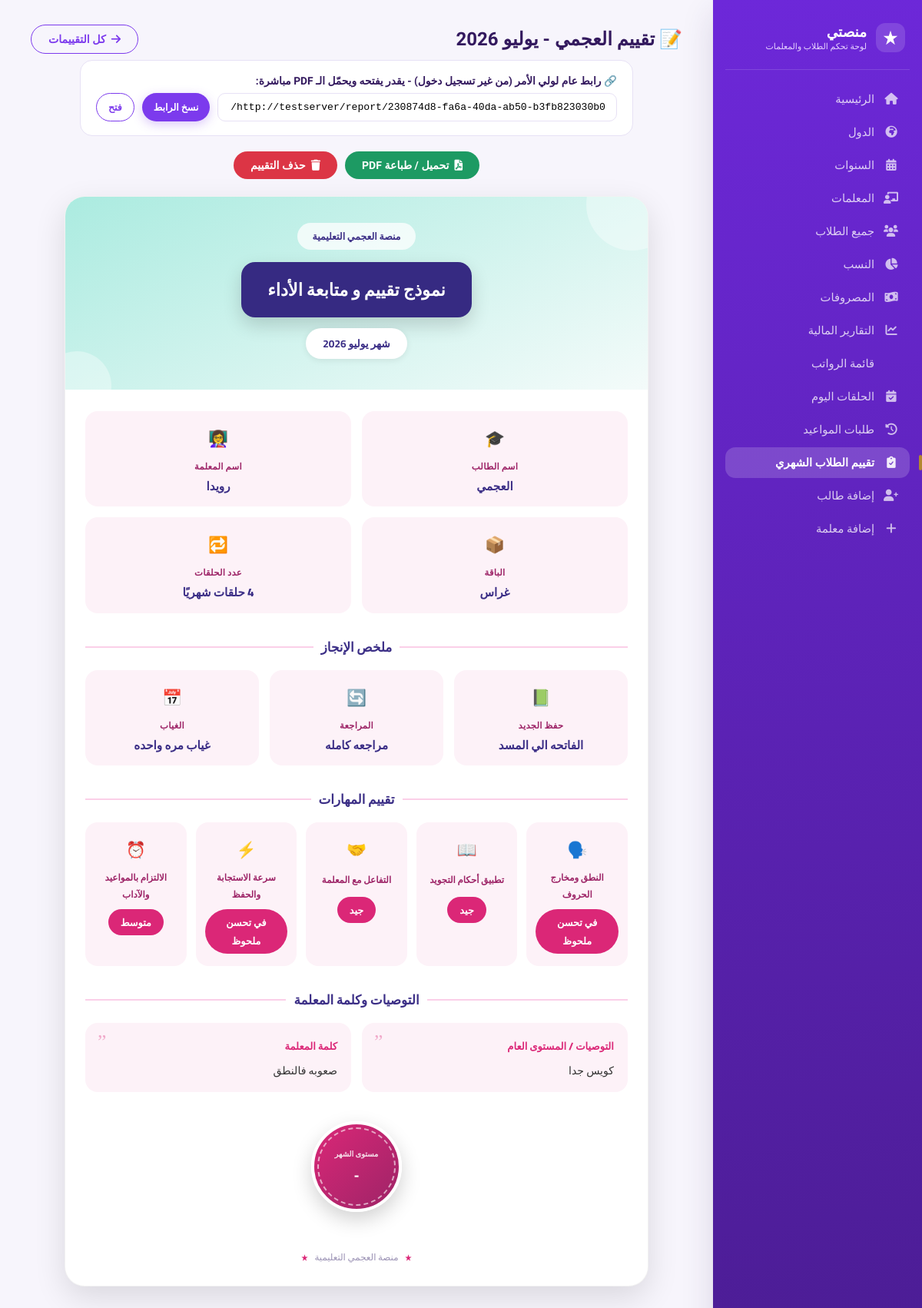
Screenshot of /evaluation/1/ (signed in) with the database file from the repository.
### core/models.py (models this page shows, shortened)
class MonthlyEvaluation(models.Model):
    TEMPLATE_CHOICES = [
        ('teal_pink', 'تركواز ووردي'),
        ('violet', 'بنفسجي (هوية المنصة)'),
        ('sunny', 'أصفر وبرتقالي دافئ'),
    ]
    student = models.ForeignKey(Student, on_delete=models.CASCADE, related_name='evaluations', verbose_name="الطالب")
    public_token = models.UUIDField(default=uuid.uuid4, unique=True, editable=False, verbose_name="رمز المشاركة العام")
    student_name = models.CharField(max_length=255, verbose_name="اسم الطالب")
    teacher_name = models.CharField(max_length=255, blank=True, null=True, verbose_name="اسم المعلمة")
    package_name = models.CharField(max_length=100, blank=True, null=True, verbose_name="الباقة")
    lessons_count = models.PositiveIntegerField(default=4, verbose_name="عدد الحلقات")
    month_label = models.CharField(max_length=30, verbose_name="الشهر")
    memorization_progress = models.CharField(max_length=255, blank=True, null=True, verbose_name="مقدار حفظ الجديد")
    review_progress = models.CharField(max_length=255, blank=True, null=True, verbose_name="مقدار المراجعة")
    absences = models.CharField(max_length=255, blank=True, null=True, verbose_name="عدد مرات الغياب")
    pronunciation_rating = models.CharField(max_length=100, blank=True, null=True, verbose_name="النطق ومخارج الحروف")
    tajweed_rating = models.CharField(max_length=100, blank=True, null=True, verbose_name="تطبيق أحكام التجويد")
    interaction_rating = models.CharField(max_length=100, blank=True, null=True, verbose_name="التفاعل مع المعلمة")
    response_speed_rating = models.CharField(max_length=100, blank=True, null=True, verbose_name="سرعة الاستجابة والحفظ")
    commitment_rating = models.CharField(max_length=100, blank=True, null=True, verbose_name="الالتزام بالمواعيد والآداب")
    recommendations = models.TextField(blank=True, null=True, verbose_name="التوصيات / المستوى العام")
    teacher_comment = models.TextField(blank=True, null=True, verbose_name="كلمة المعلمة")
    month_rating = models.CharField(max_length=100, blank=True, null=True, verbose_name="مستوى الشهر")
    template = models.CharField(max_length=20, choices=TEMPLATE_CHOICES, default='teal_pink', verbose_name="شكل النموذج")
    created_at = models.DateTimeField(auto_now_add=True, verbose_name="تاريخ الإنشاء")
    class Meta:
        verbose_name = "تقييم شهري"
        verbose_name_plural = "التقييمات الشهرية"
        ordering = ['-created_at']

### core/views.py (the view)
# urls.py: path('evaluation/<int:evaluation_id>/', views.evaluation_detail, name='evaluation_detail'),
@staff_member_required
def evaluation_detail(request, evaluation_id):
    evaluation = get_object_or_404(MonthlyEvaluation, pk=evaluation_id)
    public_url = request.build_absolute_uri(reverse('public_evaluation', args=[evaluation.public_token]))
    return render(request, 'core/evaluation_detail.html', {'evaluation': evaluation, 'public_url': public_url})

### templates/core/evaluation_detail.html (shortened to what this page needs)
{% extends 'core/base.html' %}
{% block content %}
<div class="page-header">
    <div class="page-title">📝 تقييم {{ evaluation.student_name }} - {{ evaluation.month_label }}</div>
    <a href="{% url 'evaluations_list' %}" class="btn btn-outline"><i class="fas fa-arrow-right"></i> كل التقييمات</a>
</div>
<div class="eval-link-box">
    <label class="form-label" style="margin-bottom:8px; display:block;">🔗 رابط عام لولي الأمر (من غير تسجيل دخول) - يقدر يفتحه ويحمّل الـ PDF مباشرة:</label>
    <div class="eval-link-row">
        <input type="text" id="publicLinkInput" value="{{ public_url }}" readonly>
        <button type="button" class="btn btn-primary btn-sm" onclick="copyPublicLink()">نسخ الرابط</button>
        <a href="{{ public_url }}" target="_blank" class="btn btn-outline btn-sm">فتح</a>
    </div>
</div>
<div class="eval-actions-row">
    <button onclick="window.open('{{ public_url }}', '_blank')" class="btn btn-success"><i class="fas fa-file-pdf"></i> تحميل / طباعة PDF</button>
    <form method="POST" action="{% url 'delete_evaluation' evaluation.id %}" onsubmit="return confirm('تأكيد حذف التقييم ده؟');">
        <button type="submit" class="btn btn-danger"><i class="fas fa-trash"></i> حذف التقييم</button>
    </form>
</div>
{% include 'core/_evaluation_report.html' %}
{% endblock %}

### templates/core/_evaluation_report.html (shortened to what this page needs)
<div class="eval-report theme-{{ evaluation.template|default:'teal_pink' }}" id="evalReportRoot">
    <div class="eval-header">
        <span class="eval-brand-pill">منصة العجمي التعليمية</span><br>
        <span class="eval-title">نموذج تقييم و متابعة الأداء</span><br>
        <span class="eval-month-pill">شهر <span id="rpt-month">{{ evaluation.month_label|default:"-" }}</span></span>
    </div>
    <div class="eval-body">
        <div class="eval-grid cols-2">
            <div class="eval-card">
                <div class="icon">🎓</div>
                <div class="label">اسم الطالب</div>
                <div class="value" id="rpt-student-name">{{ evaluation.student_name|default:"-" }}</div>
            </div>
            <div class="eval-card">
                <div class="icon">👩‍🏫</div>
                <div class="label">اسم المعلمة</div>
                <div class="value" id="rpt-teacher-name">{{ evaluation.teacher_name|default:"-" }}</div>
            </div>
            <div class="eval-card">
                <div class="icon">📦</div>
                <div class="label">الباقة</div>
                <div class="value" id="rpt-package">{{ evaluation.package_name|default:"-" }}</div>
            </div>
            <div class="eval-card">
                <div class="icon">🔁</div>
                <div class="label">عدد الحلقات</div>
                <div class="value"><span id="rpt-lessons">{{ evaluation.lessons_count|default:"-" }}</span> حلقات شهريًا</div>
            </div>
        </div>
        <div class="eval-section-title">ملخص الإنجاز</div>
        <div class="eval-grid cols-3">
            <div class="eval-card">
                <div class="icon">📗</div>
                <div class="label">حفظ الجديد</div>
                <div class="value" id="rpt-memorization">{{ evaluation.memorization_progress|default:"-" }}</div>
            </div>
            <div class="eval-card">
                <div class="icon">🔄</div>
                <div class="label">المراجعة</div>
                <div class="value" id="rpt-review">{{ evaluation.review_progress|default:"-" }}</div>
            </div>
            <div class="eval-card">
                <div class="icon">📅</div>
                <div class="label">الغياب</div>
                <div class="value" id="rpt-absences">{{ evaluation.absences|default:"-" }}</div>
            </div>
        </div>
        <div class="eval-section-title">تقييم المهارات</div>
        <div class="eval-skills-grid">
            <div class="eval-skill-card">
                <div class="icon">🗣️</div>
                <div class="title">النطق ومخارج الحروف</div>
                <span class="eval-skill-pill" id="rpt-pronunciation">{{ evaluation.pronunciation_rating|default:"-" }}</span>
            </div>
            <div class="eval-skill-card">
                <div class="icon">📖</div>
                <div class="title">تطبيق أحكام التجويد</div>
                <span class="eval-skill-pill" id="rpt-tajweed">{{ evaluation.tajweed_rating|default:"-" }}</span>
            </div>
            <div class="eval-skill-card">
                <div class="icon">🤝</div>
                <div class="title">التفاعل مع المعلمة</div>
                <span class="eval-skill-pill" id="rpt-interaction">{{ evaluation.interaction_rating|default:"-" }}</span>
            </div>
            <div class="eval-skill-card">
                <div class="icon">⚡</div>
                <div class="title">سرعة الاستجابة والحفظ</div>
                <span class="eval-skill-pill" id="rpt-response-speed">{{ evaluation.response_speed_rating|default:"-" }}</span>
            </div>
            <div class="eval-skill-card">
                <div class="icon">⏰</div>
                <div class="title">الالتزام بالمواعيد والآداب</div>
                <span class="eval-skill-pill" id="rpt-commitment">{{ evaluation.commitment_rating|default:"-" }}</span>
            </div>
        </div>
        {% if evaluation.recommendations or evaluation.teacher_comment %}
        <div class="eval-section-title">التوصيات وكلمة المعلمة</div>
        <div class="eval-quotes">
            <div class="eval-quote">
                <span class="q-mark">”</span>
                <div class="q-title">التوصيات / المستوى العام</div>
                <p class="q-text" id="rpt-recommendations">{{ evaluation.recommendations|default:"-" }}</p>
            </div>
            <div class="eval-quote">
                <span class="q-mark">”</span>
                <div class="q-title">كلمة المعلمة</div>
                <p class="q-text" id="rpt-teacher-comment">{{ evaluation.teacher_comment|default:"-" }}</p>
            </div>
        </div>
        {% endif %}
    </div>
    <div class="eval-seal-wrap">
        <div class="eval-seal">
            <span class="seal-label">مستوى الشهر</span>
            <span class="seal-value" id="rpt-month-rating">{{ evaluation.month_rating|default:"-" }}</span>
        </div>
    </div>
    <div class="eval-footer"><span class="star-mark"></span> منصة العجمي التعليمية <span class="star-mark"></span></div>
</div>

### templates/core/base.html (style rules this page uses)
:root { --violet-50: #F7F5FC; --violet-100: #EEE9FA; --violet-200: #DDD3F5; --violet-400: #A78BFA; --violet-500: #8B5CF6; --violet-600: #7C3AED; --violet-700: #6D28D9; --ink: #33195E; --ink-muted: #746A93; --gold: #B4872E; --gold-soft: #FBF2E2; --green: #1D9A63; --green-soft: #E5F7EE; --red: #DC3545; --red-soft: #FDEBEC; --amber: #B87F16; --amber-soft: #FCF3DC; --paper: #FFFFFF; --page-bg: var(--violet-50); --border: #E7E1F5; --radius-sm: 10px; --radius-md: 16px; --radius-lg: 22px; --radius-pill: 999px; --shadow-sm: 0 1px 2px rgba(51, 25, 94, 0.06); --shadow-md: 0 8px 24px rgba(51, 25, 94, 0.08); --shadow-lg: 0 16px 40px rgba(51, 25, 94, 0.14); --font-display: 'Cairo', sans-serif; --font-body: 'Tajawal', sans-serif; }
* { margin: 0; padding: 0; box-sizing: border-box; }
body { font-family: var(--font-body); background: var(--page-bg); color: var(--ink); display: flex; min-height: 100vh; -webkit-font-smoothing: antialiased; }
a { color: inherit; }
.star-mark { display:inline-block; width: 14px; height: 14px; flex-shrink: 0; background-color: currentColor; -webkit-mask-size: contain; mask-size: contain; }
.page-header { display:flex; align-items:center; justify-content:space-between; flex-wrap:wrap; gap:14px; margin-bottom:8px; }
.page-title { display:flex; align-items:center; gap:10px; font-weight:800; font-size:1.5rem; color:var(--ink); }
.btn { display: inline-flex; align-items:center; gap:7px; padding: 10px 22px; border-radius: 30px; font-weight: 700; text-decoration: none; font-size: 0.88rem; transition: .18s ease; border: none; cursor: pointer; font-family: var(--font-body); }
.btn-primary { background: var(--violet-600); color: #fff; box-shadow: 0 4px 14px rgba(124,58,237,.28); }
.btn-outline { background: transparent; border: 1.6px solid var(--violet-600); color: var(--violet-600); }
.btn-danger { background: var(--red); color: #fff; }
.btn-success { background: var(--green); color: #fff; }
.btn-sm { padding: 6px 15px; font-size: 0.78rem; }
.field label, label.form-label { display:block; font-weight:700; color:var(--ink); font-size:0.86rem; margin-bottom:7px; }

### templates/core/evaluation_detail.html (style rules this page uses)
.eval-link-box { max-width:720px; margin:0 auto 20px; background:#fff; border:1px solid var(--border); border-radius:16px; padding:18px 20px; }
.eval-link-row { display:flex; gap:10px; flex-wrap:wrap; }
.eval-link-row input { flex:1; min-width: 160px; padding:10px 14px; border-radius:10px; border:1.6px solid var(--border); font-family:monospace; font-size:0.82rem; }
.eval-actions-row { display:flex; justify-content:center; gap:10px; margin-bottom:22px; flex-wrap:wrap; }

### rows the page displays
MonthlyEvaluation: student_name "العجمي", month_label "يوليو 2026", teacher_name "رويدا", package_name "غراس", lessons_count "4", memorization_progress "الفاتحه الي المسد", review_progress "مراجعه كامله", absences "غياب مره واحده", pronunciation_rating "في تحسن ملحوظ", tajweed_rating "جيد", interaction_rating "جيد", response_speed_rating "في تحسن ملحوظ", commitment_rating "متوسط", recommendations "كويس جدا", teacher_comment "صعوبه فالنطق", month_rating "-"
